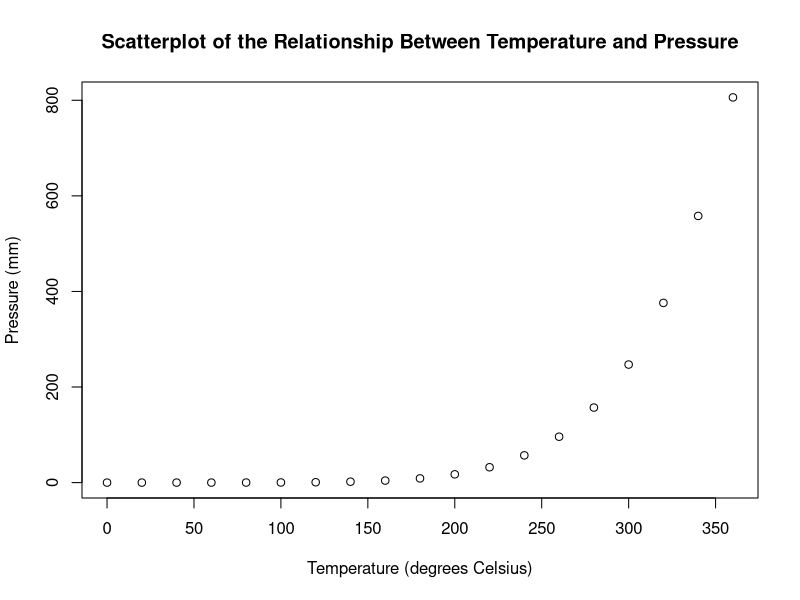
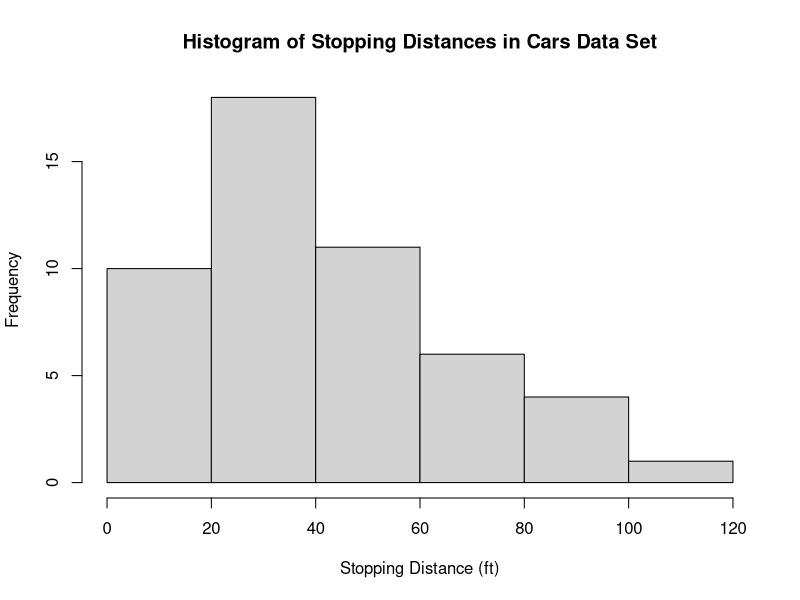
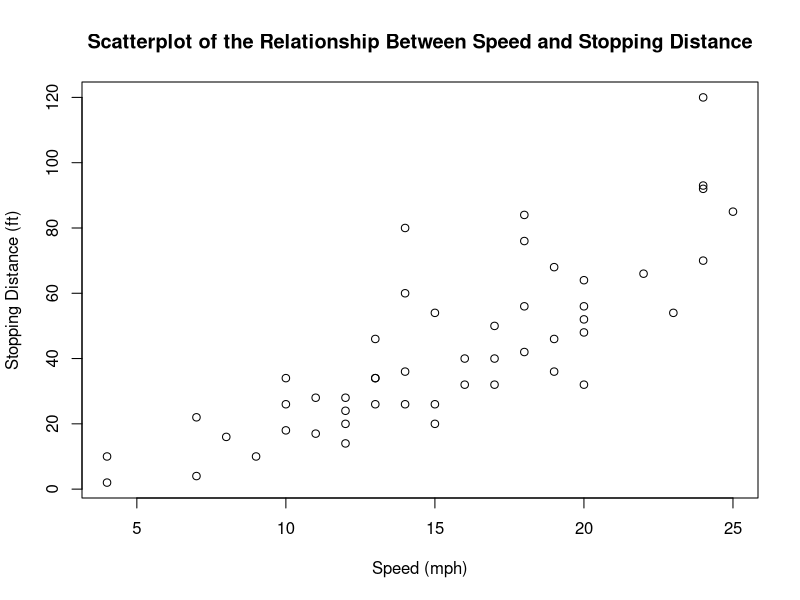

R code for these plots, in order:
## ---- chunk 1
summary(cars)
## ---- chunk 2
#fig.align: used to ensure figure is center aligned
#fig.cap: used to add figure caption to plot
#fig-cap-location was used to move the caption above the image rather than below
#| echo: false

#changes x-axis and y-axis labels to reflect units of measurement
plot(pressure , ylab = "Pressure (mm)" , xlab = "Temperature (degrees Celsius)" , main = "Scatterplot of the Relationship Between Temperature and Pressure")
## ---- chunk 3

## ---- chunk 4

## ---- chunk 5

## ---- chunk 6
#| layout-ncol: 2
#step 1: extract the distance column of the cars dataset and save it into a new object named dist
dist <- cars[ , 2]

#step 2: plot the distribution of the stopping distances (contained in dist)
hist(dist , xlab = "Stopping Distance (ft)" , main = "Histogram of Stopping Distances in Cars Data Set")

#step 3: create a second plot, a scatterplot, visualizing the relationship between stopping distance and speed
plot(cars , xlab = "Speed (mph)" , ylab = "Stopping Distance (ft)" , main = "Scatterplot of the Relationship Between Speed and Stopping Distance")
